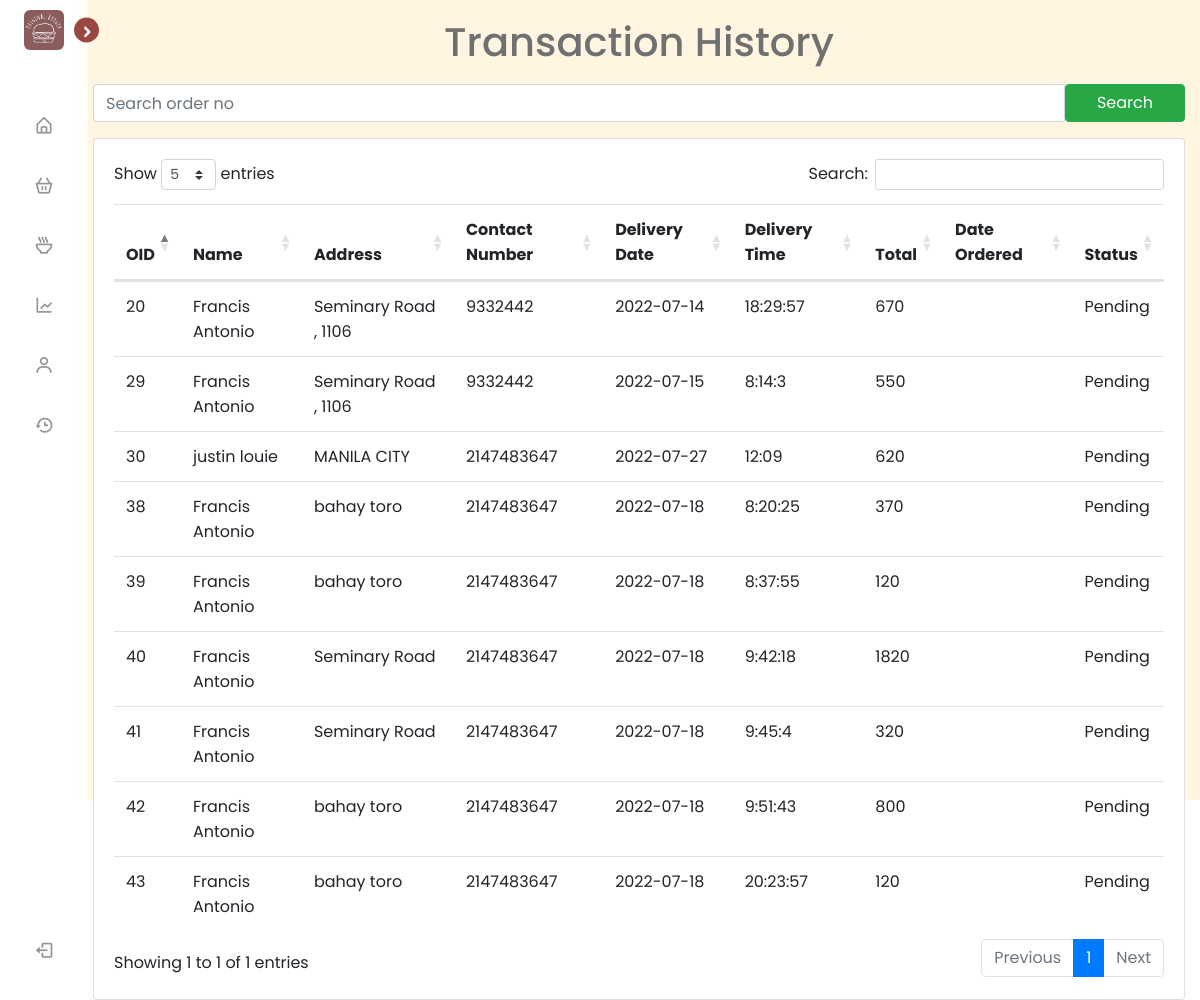
/Admin_History.php, run on an earlier commit of the app's database.
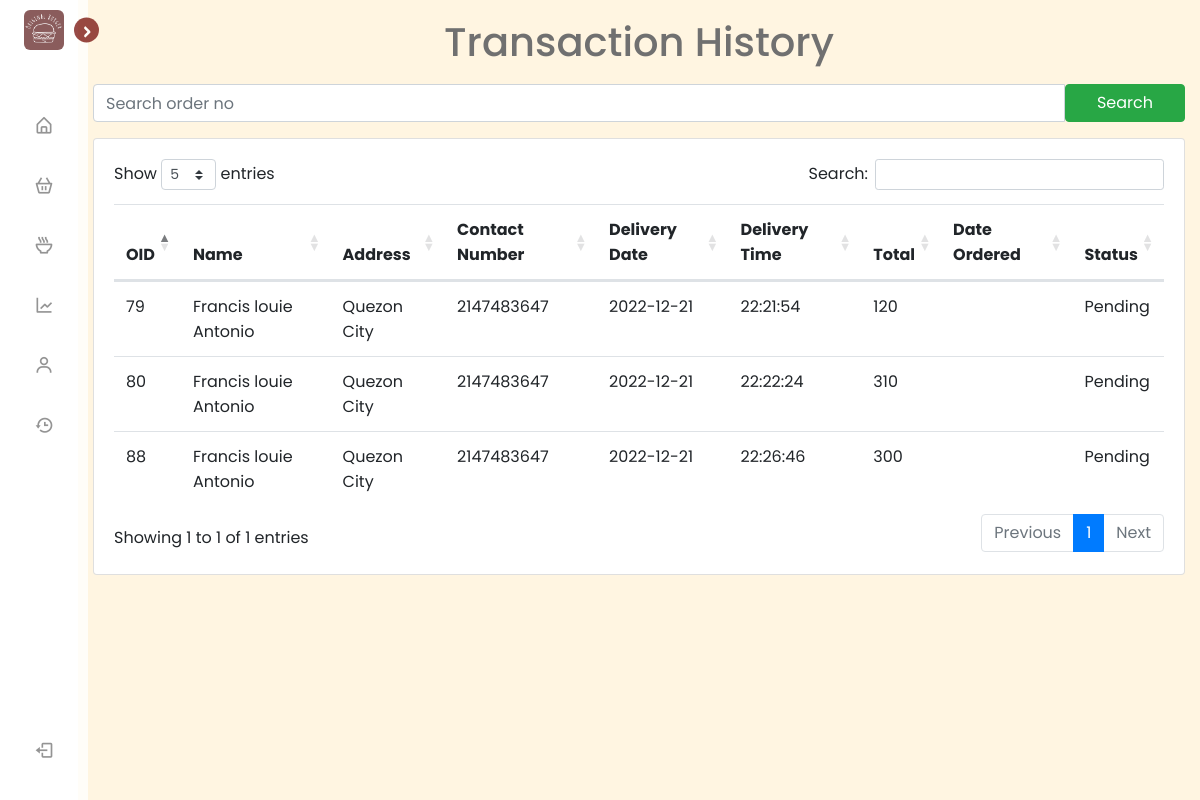
And on a later commit of the database.
### tables this page shows
CREATE TABLE `orders` (
  `ORDER_NO` int(11) NOT NULL,
  `NAME` varchar(200) NOT NULL,
  `ADDRESS` varchar(200) NOT NULL,
  `PHONE_NO` int(50) NOT NULL,
  `EMAIL_ADDRESS` varchar(200) NOT NULL,
  `DELIVERY_DATE` varchar(200) NOT NULL,
  `DELIVERY_TIME` varchar(200) NOT NULL,
  `TOTAL` double NOT NULL,
  `USER_ID` int(50) NOT NULL,
  `STATUS` varchar(200) NOT NULL,
  `DATE_ORDER` varchar(50) NOT NULL
);

### Admin_History.php (the view, shortened to what this page needs)
<html lang="en">
<head>
    <link rel="stylesheet" href="style.css">
    <link href='https://unpkg.com/boxicons@2.1.1/css/boxicons.min.css' rel='stylesheet'>
    <link rel="stylesheet" href="https://stackpath.bootstrapcdn.com/bootstrap/4.2.1/css/bootstrap.min.css">
    <link rel="stylesheet" href="https://cdn.datatables.net/1.10.18/css/dataTables.bootstrap4.min.css">
  </head>
</head>
<body>
    <nav class="sidebar close">
        <header>
            <div class="image-text">
                <span class="image">
                    <img src="Image/22.png" alt="">
                </span>
            </div>
            <i class='bx bx-chevron-right toggle'></i>
        </header>
        <div class="menu-bar">
            <div class="menu">
                <ul class="menu-links">
                    <li class="nav-link-active">
                        <a href="Admin.php">
                            <i class='bx bx-home-alt icon' ></i>
                        </a>
                    </li>
                    <li class="nav-link-active">
                        <a href="Admin_Order.php">
                            <i class='bx bx-basket icon'></i>
                        </a>
                    </li>
                    <li class="nav-link-active">
                        <a href="Admin_Product.php">
                            <i class='bx bx-bowl-hot icon'></i>
                        </a>
                    </li>
                    <li class="nav-link-active">
                        <a href="Admin_Sales.php">
                            <i class='bx bx-line-chart icon' ></i>
                        </a>
                    </li>
                    <li class="nav-link-active">
                        <a href="Admin_Users.php">
                            <i class='bx bx-user icon' ></i>
                        </a>
                    </li>
                    <li class="nav-link-active">
                        <a href="Admin_History.php">
                        <i class='bx bx-history icon' ></i>
                        </a>
                    </li>
                </ul>
            </div>
            <div class="bottom-content">
                <li class="">
                    <a href="index.php">
                        <i class='bx bx-log-out icon' ></i>
                    </a>
                </li>
            </div>
        </div>
    </nav>
    <section class="home" >
    <div class="text">
        <center>Transaction History</center>
    </div>
    <div class="container"  >
        <form method="GET" >
    <div class="input-group mb-3" >
            <input type="text" name="search" class="form-control" placeholder="Search order no">
            <button class="btn btn-success" style="width: 15vh;" type="submit" id="button-addon2">Search</button>
        </div>
        </form>
        <div class="card" >
            <div class="card-body" >
            <?php
                $conn = mysqli_connect("localhost","root","");
                if(isset($_GET['search'])){
                    $search = $_GET['search'];
                    $query = "SELECT * FROM orders WHERE `NAME` LIKE '%$search%' OR ORDER_NO LIKE '%$search%'";
                } else {
                    $query = "SELECT * FROM orders";
                }
                    $query_run = mysqli_query($conn, $query);
            ?>
                <table id="datatableid"  class="table table-hover">
                    <thead>
                        <tr>
                            <th scope="col">OID</th>
                            <th scope="col">Name</th>
                            <th scope="col">Address</th>
                            <th scope="col">Contact Number</th>
                            <th scope="col">Delivery Date</th>
                            <th scope="col">Delivery Time</th>
                            <th scope="col">Total</th>
                            <th scope="col">Date Ordered</th>
                            <th scope="col">Status</th>
                        </tr>
                    </thead>
                    <?php
                    if($query_run)
                    {
                    foreach($query_run as $row)
                    {
                    ?>
                        <tbody>
                            <tr>
                                <td> <?php echo $row['ORDER_NO']; ?> </td>
                                <td> <?php echo $row['NAME']; ?> </td>
                                <td> <?php echo $row['ADDRESS']; ?> </td>
                                <td> <?php echo $row['PHONE_NO']; ?> </td>
                                <td> <?php echo $row['DELIVERY_DATE']; ?> </td>
                                <td> <?php echo $row['DELIVERY_TIME']; ?> </td>
                                <td> <?php echo $row['TOTAL']; ?> </td>
                                <td> <?php echo $row['ORDER_DATE']; ?> </td>
                                <td> <?php echo $row['STATUS']; ?> </td>
                            </tr>
                        </tbody>
                        <?php
                    }
                    }
                    else
                    {
                        echo "No Record Found";
                    }
                        ?>
                    </table>
                </div>
                </div>
            </div>
    </section>
</body>
</html>

### style.css (style rules this page uses)
* { margin: 0; padding: 0; box-sizing: border-box; font-family: 'Poppins', sans-serif; }
:root { --body-color: #fff5e1; --sidebar-color: #FFF; --primary-color: #760E0A; --primary-color-light: #F6F5FF; --toggle-color: #DDD; --text-color: #707070; --tran-03: all 0.2s ease; --tran-03: all 0.3s ease; --tran-04: all 0.3s ease; --tran-05: all 0.3s ease; }
body { min-height: auto; background-color: var(--body-color); transition: var(--tran-05); }
.sidebar { position: fixed; top: 0; left: 0; height: 100%; width: 250px; padding: 10px 14px; background: var(--sidebar-color); transition: var(--tran-05); z-index: 100; }
.sidebar.close { width: 88px; }
.sidebar li { height: 50px; list-style: none; display: flex; align-items: center; margin-top: 10px; }
.sidebar header .image, .sidebar .icon { min-width: 60px; border-radius: 6px; }
.sidebar .icon { min-width: 60px; border-radius: 6px; height: 100%; display: flex; align-items: center; justify-content: center; font-size: 20px; }
.sidebar .text, .sidebar .icon { color: var(--text-color); transition: var(--tran-03); }
.sidebar header { position: relative; }
.sidebar header .image-text { display: flex; align-items: center; }
.sidebar header .image { display: flex; align-items: center; justify-content: center; }
.sidebar header .image img { width: 40px; border-radius: 6px; }
.sidebar header .toggle { position: absolute; top: 50%; right: -25px; transform: translateY(-50%) rotate(180deg); height: 25px; width: 25px; background-color: var(--primary-color); color: var(--sidebar-color); border-radius: 50%; display: flex; align-items: center; justify-content: center; font-size: 22px; cursor: pointer; transition: var(--tran-05); }
.sidebar.close .toggle { transform: translateY(-50%) rotate(0deg); }
.sidebar .menu { margin-top: 40px; }
.sidebar li a { list-style: none; height: 100%; background-color: transparent; display: flex; align-items: center; height: 100%; width: 100%; border-radius: 6px; text-decoration: none; transition: var(--tran-03); }
.sidebar .menu-bar { height: calc(100% - 55px); display: flex; flex-direction: column; justify-content: space-between; overflow-y: scroll; }
.home { position: absolute; top: 0; left: 250px; height: auto; width: calc(100% - 250px); background-color: var(--body-color); transition: var(--tran-05); }
.home .text { font-size: 40px; font-weight: 500; color: var(--text-color); padding: 12px 60px; }
.sidebar.close ~ .home { left: 78px; height: 100vh; width: calc(100% - 78px); }

What changed in the data, as far as the page shows it:
removed orders: ORDER_NO "20", NAME "Francis Antonio", ADDRESS "Seminary Road , 1106", PHONE_NO "9332442", DELIVERY_DATE "2022-07-14", DELIVERY_TIME "18:29:57", TOTAL "670", STATUS "Pending"
removed orders: ORDER_NO "29", NAME "Francis Antonio", ADDRESS "Seminary Road , 1106", PHONE_NO "9332442", DELIVERY_DATE "2022-07-15", DELIVERY_TIME "8:14:3", TOTAL "550", STATUS "Pending"
removed orders: ORDER_NO "30", NAME "justin louie", ADDRESS "MANILA CITY", PHONE_NO "2147483647", DELIVERY_DATE "2022-07-27", DELIVERY_TIME "12:09", TOTAL "620", STATUS "Pending"
removed orders: ORDER_NO "38", NAME "Francis Antonio", ADDRESS "bahay toro", PHONE_NO "2147483647", DELIVERY_DATE "2022-07-18", DELIVERY_TIME "8:20:25", TOTAL "370", STATUS "Pending"
removed orders: ORDER_NO "39", NAME "Francis Antonio", ADDRESS "bahay toro", PHONE_NO "2147483647", DELIVERY_DATE "2022-07-18", DELIVERY_TIME "8:37:55", TOTAL "120", STATUS "Pending"
removed orders: ORDER_NO "40", NAME "Francis Antonio", ADDRESS "Seminary Road", PHONE_NO "2147483647", DELIVERY_DATE "2022-07-18", DELIVERY_TIME "9:42:18", TOTAL "1820", STATUS "Pending"
removed orders: ORDER_NO "41", NAME "Francis Antonio", ADDRESS "Seminary Road", PHONE_NO "2147483647", DELIVERY_DATE "2022-07-18", DELIVERY_TIME "9:45:4", TOTAL "320", STATUS "Pending"
removed orders: ORDER_NO "42", NAME "Francis Antonio", ADDRESS "bahay toro", PHONE_NO "2147483647", DELIVERY_DATE "2022-07-18", DELIVERY_TIME "9:51:43", TOTAL "800", STATUS "Pending"
removed orders: ORDER_NO "43", NAME "Francis Antonio", ADDRESS "bahay toro", PHONE_NO "2147483647", DELIVERY_DATE "2022-07-18", DELIVERY_TIME "20:23:57", TOTAL "120", STATUS "Pending"
added orders: ORDER_NO "79", NAME "Francis louie Antonio", ADDRESS "Quezon City", PHONE_NO "2147483647", DELIVERY_DATE "2022-12-21", DELIVERY_TIME "22:21:54", TOTAL "120", STATUS "Pending"
added orders: ORDER_NO "80", NAME "Francis louie Antonio", ADDRESS "Quezon City", PHONE_NO "2147483647", DELIVERY_DATE "2022-12-21", DELIVERY_TIME "22:22:24", TOTAL "310", STATUS "Pending"
added orders: ORDER_NO "88", NAME "Francis louie Antonio", ADDRESS "Quezon City", PHONE_NO "2147483647", DELIVERY_DATE "2022-12-21", DELIVERY_TIME "22:26:46", TOTAL "300", STATUS "Pending"
